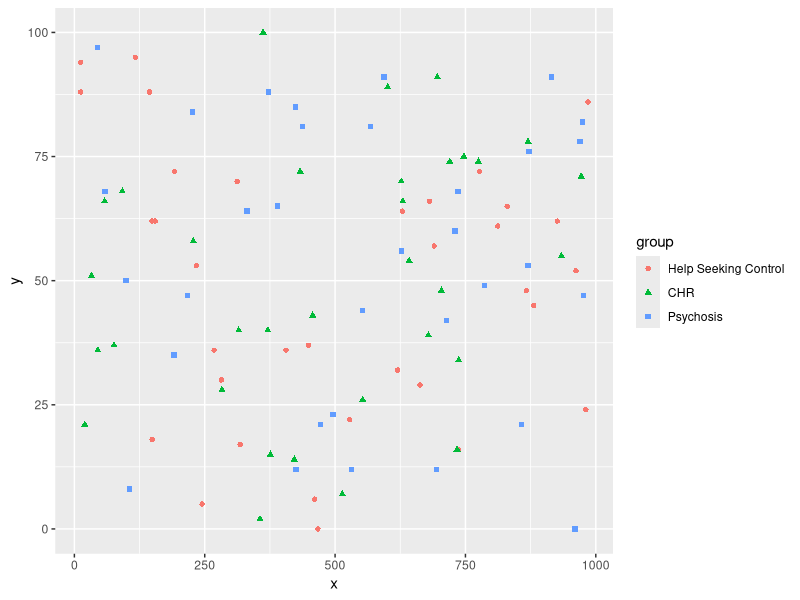

Here is the R script that generated this plot:
## ---- chunk 1
library(dplyr)
library(ggplot2)
## ---- chunk 2
f0ur <- 2+2
f0ur

## ---- chunk 3
question <- c("who is the best lab?")
answer <- c("YouthFirst Lab")

question
answer
## ---- chunk 4
data1 <- as.data.frame(cbind(sample(1:1000, 100, replace=TRUE), c(1:100), c(1,3,5)))
data2 <- as.data.frame(cbind(sample(0:100, 100, replace=TRUE), c(1:100)))

names(data1) <- c("x","ID", "group")
names(data2) <- c("y","ID")

data <- merge(data1, data2, by="ID")
data <- dplyr::select(data, x, y, group)
data$group <- factor(data$group, levels = c(1,3,5), labels = c("Help Seeking Control", "CHR", "Psychosis"))
head(data)

plot <- ggplot(data, aes(x=x, y=y, color=group)) + geom_point(aes(shape=group, fill = group))
plot
